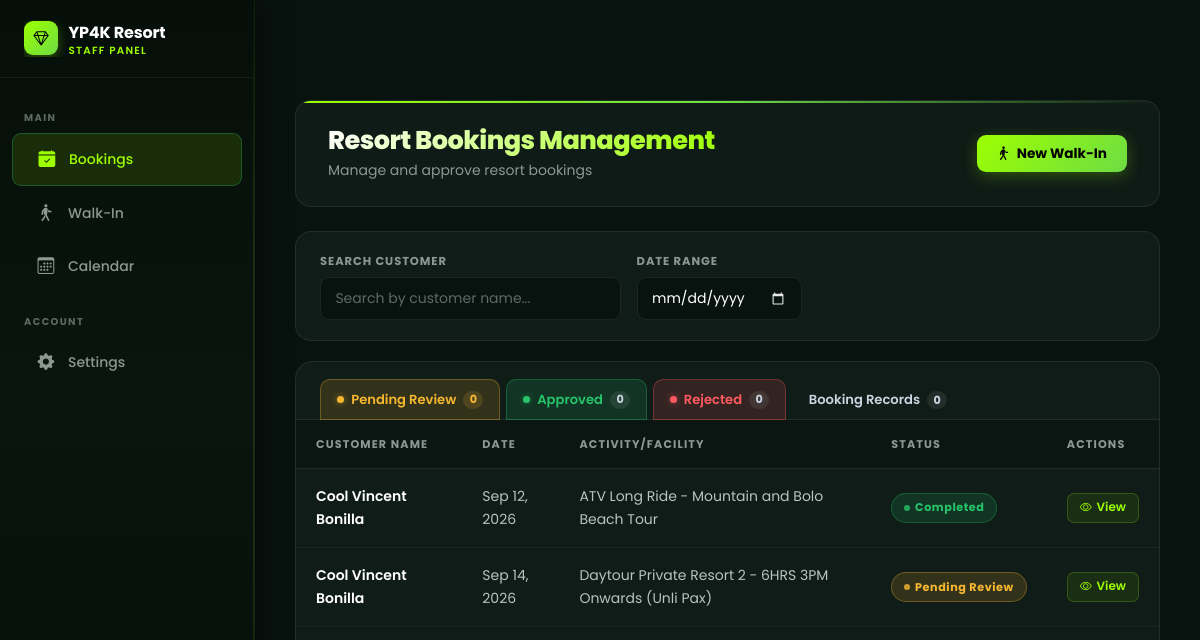
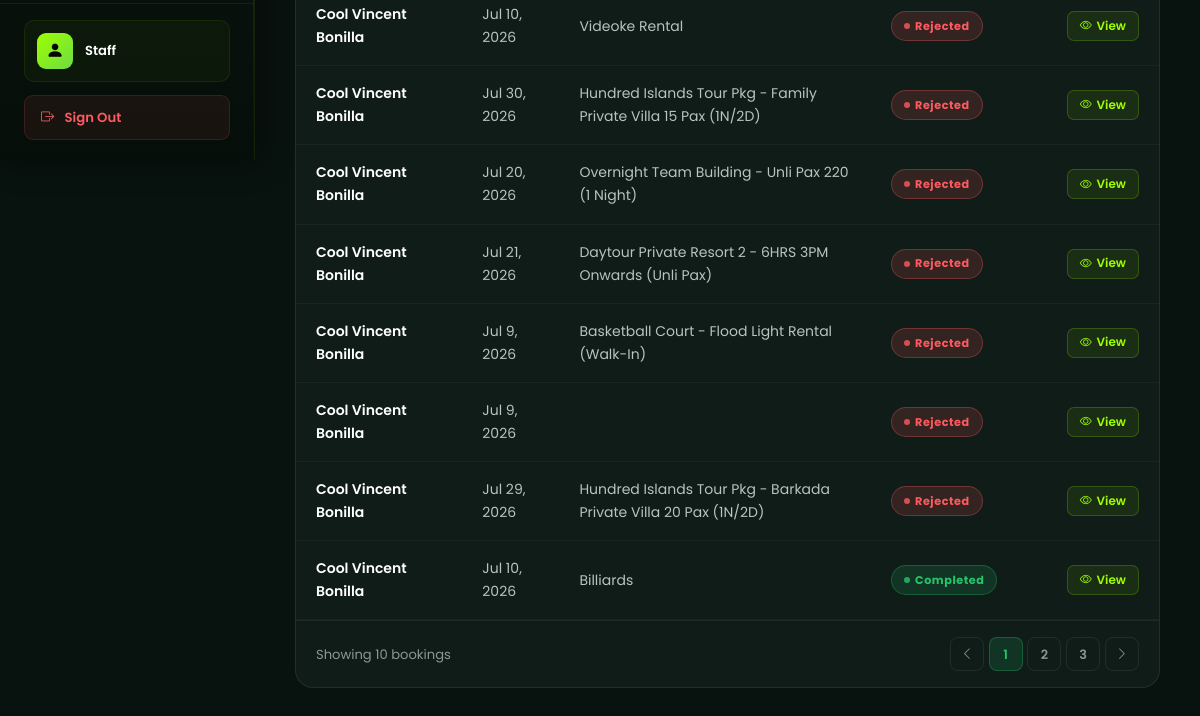
The page /Staff_Dashboard/bookings.php (signed in) on the database as committed earlier (2 pictures, top to bottom).
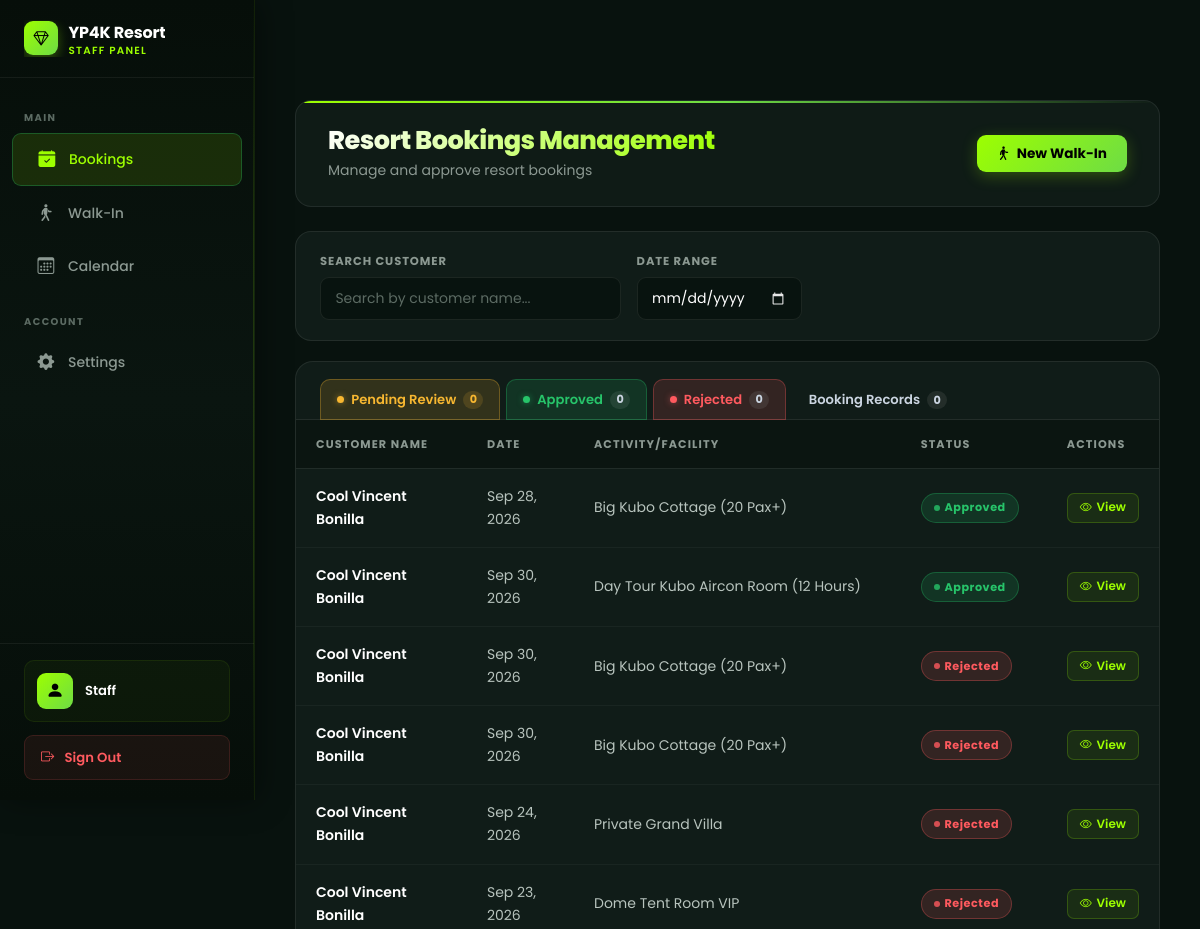
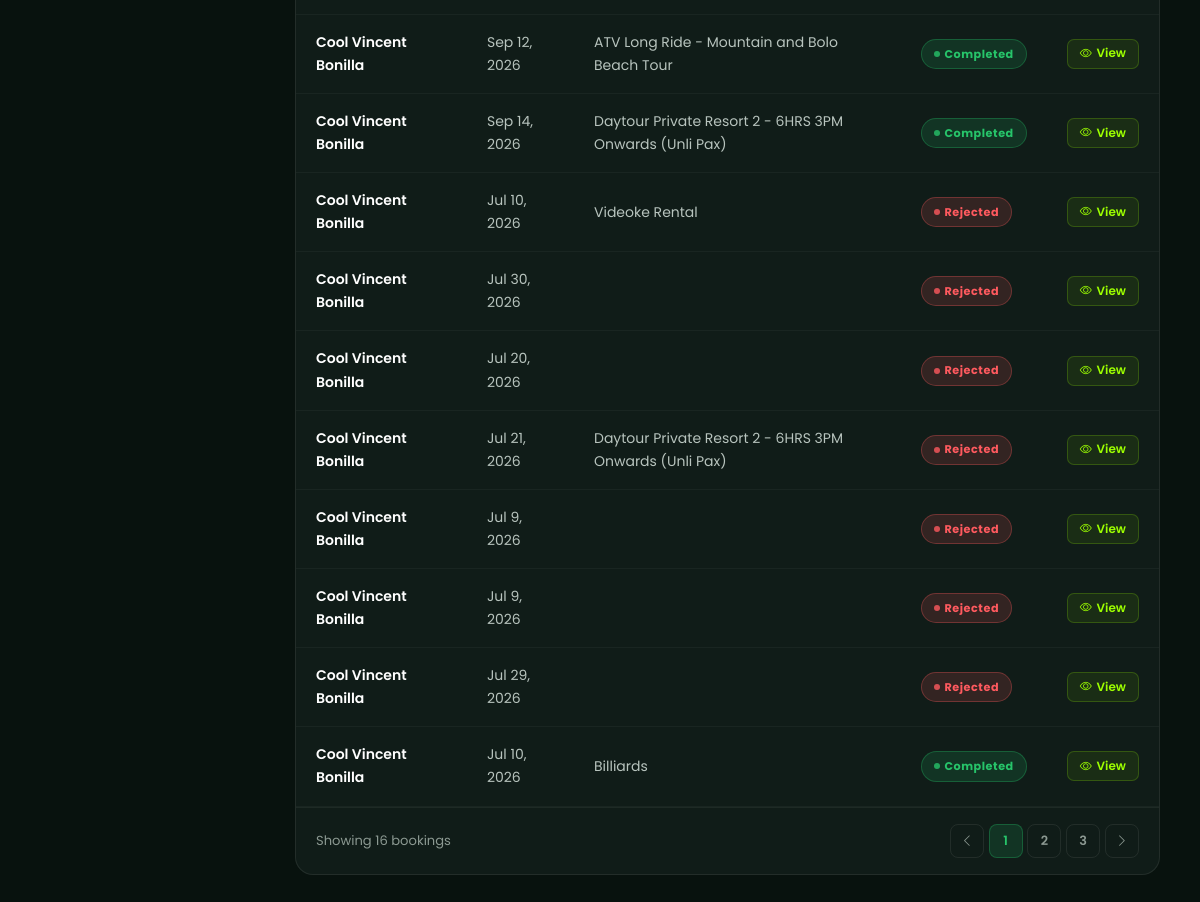
The same page on the database as committed later (2 pictures, top to bottom).
### tables this page shows
CREATE TABLE `bookings` (
  `id` int(11) NOT NULL,
  `booking_reference` varchar(20) NOT NULL,
  `user_id` int(11) DEFAULT NULL,
  `booking_type` enum('activity','accommodation','bundle') NOT NULL,
  `activity_id` int(11) DEFAULT NULL,
  `accommodation_id` int(11) DEFAULT NULL,
  `bundle_id` int(11) DEFAULT NULL,
  `status_id` int(11) NOT NULL DEFAULT 1,
  `full_name` varchar(255) NOT NULL,
  `email` varchar(255) NOT NULL,
  `phone_number` varchar(20) NOT NULL,
  `check_in_date` date NOT NULL,
  `check_in_time` time DEFAULT NULL,
  `check_out_date` date DEFAULT NULL,
  `check_out_time` time DEFAULT NULL,
  `number_of_days` int(11) DEFAULT NULL,
  `number_of_guests` int(11) NOT NULL DEFAULT 1,
  `special_requests` text DEFAULT NULL,
  `total_amount` decimal(10,2) NOT NULL,
  `payment_status` enum('pending','paid','refunded') DEFAULT 'pending',
  `payment_method` varchar(50) DEFAULT 'gcash',
  `booking_source` enum('online','walk_in') NOT NULL DEFAULT 'online',
  `guest_name` varchar(255) DEFAULT NULL,
  `guest_contact` varchar(30) DEFAULT NULL,
  `created_at` timestamp NOT NULL DEFAULT current_timestamp(),
  `updated_at` timestamp NOT NULL DEFAULT current_timestamp() ON UPDATE current_timestamp(),
  `payment_proof` varchar(500) DEFAULT NULL,
  `expires_at` datetime DEFAULT NULL
);

CREATE TABLE `booking_status` (
  `id` int(11) NOT NULL,
  `name` varchar(50) NOT NULL,
  `description` text DEFAULT NULL,
  `color` varchar(20) DEFAULT NULL,
  `is_active` tinyint(1) DEFAULT 1,
  `created_at` timestamp NOT NULL DEFAULT current_timestamp()
);

### Staff_Dashboard/bookings.php (the view, shortened to what the changed rows need)
<?php
global $conn;
$conn->query("
    UPDATE bookings b
    INNER JOIN booking_status bs_approved ON b.status_id = bs_approved.id AND bs_approved.name = 'approved'
    INNER JOIN booking_status bs_completed ON bs_completed.name = 'completed'
    SET b.status_id = bs_completed.id,
        b.updated_at = NOW()
    WHERE b.check_in_date < CURDATE()
");
$query = "
    SELECT
        b.id,
        b.booking_reference,
        b.booking_type,
        b.activity_id,
        b.accommodation_id,
        b.bundle_id,
        b.user_id,
        b.full_name,
        b.email,
        b.phone_number,
        b.check_in_date,
        b.check_in_time,
        b.check_out_date,
        b.check_out_time,
        b.number_of_days,
        b.number_of_guests,
        b.special_requests,
        b.total_amount,
        b.payment_status,
        b.payment_method,
        b.created_at,
        bs.name as status_name,
        bs.description as status_description,
        bs.color as status_color,
        CONCAT(u.first_name, ' ', COALESCE(u.middle_name, ''), ' ', u.last_name) as user_name,
        u.email as user_email,
        u.phone_number as user_phone,
        CASE
            WHEN b.booking_type = 'activity' THEN a.name
            WHEN b.booking_type = 'accommodation' THEN acc.name
            WHEN b.booking_type = 'bundle' THEN bun.name
            ELSE acc.name
        END as item_name,
        CASE
            WHEN b.booking_type = 'activity' THEN 'bi-activity'
            ELSE NULL
        END as item_icon,
        pr.file_path as receipt_path
    FROM bookings b
    LEFT JOIN booking_status bs ON b.status_id = bs.id
    LEFT JOIN users u ON b.user_id = u.id
    LEFT JOIN activities a ON b.activity_id = a.id
    LEFT JOIN accommodations acc ON b.accommodation_id = acc.id
    LEFT JOIN bundles bun ON b.bundle_id = bun.id
    LEFT JOIN payment_receipts pr ON b.id = pr.booking_id
    WHERE 1=1
";
$query .= " ORDER BY b.created_at DESC";
$stmt = $conn->prepare($query);
$stmt->execute();
$result = $stmt->get_result();
$bookings = [];
while ($row = $result->fetch_assoc()) {
    $bookings[] = $row;
}
?>
<!DOCTYPE html>
<html lang="en">
<head>
    <link href="../assets/css/bootstrap.min.css" rel="stylesheet">
    <link rel="stylesheet" href="../css/resort-theme.css">
    <link rel="stylesheet" href="../css/dashboard-resort.css">
    <link rel="stylesheet" href="https://cdn.jsdelivr.net/npm/bootstrap-icons@1.11.0/font/bootstrap-icons.css">
    <link rel="stylesheet" href="components/sidebar.css">
    <link rel="stylesheet" href="components/navbar.css">
    <link rel="stylesheet" href="../css/admin-theme.css">
</head>
<body>
    <div id="mainContent" class="main-content">
        <div class="page-header">
            <div>
                <h1 class="page-title">Resort Bookings Management</h1>
            </div>
        </div>
        <div class="bookings-card">
            <table class="table-modern">
                <thead>
                    <tr>
                        <th>Customer Name</th>
                        <th>Date</th>
                        <th>Activity/Facility</th>
                        <th>Status</th>
                        <th>Actions</th>
                    </tr>
                </thead>
                <tbody id="bookingsTableBody">
                    <?php if (count($bookings) > 0): ?>
                        <?php foreach ($bookings as $booking): ?>
                            <tr data-booking-id="<?php echo $booking['id']; ?>" data-status="<?php echo htmlspecialchars($booking['status_name']); ?>">
                                <td class="customer-name"><?php echo htmlspecialchars($booking['full_name']); ?></td>
                                <td><?php echo date('M j, Y', strtotime($booking['check_in_date'])); ?></td>
                                <td><?php echo htmlspecialchars($booking['item_name']); ?></td>
                                <td><span class="status-badge status-<?php echo $booking['status_name']; ?>"><?php echo ucfirst(str_replace('_', ' ', $booking['status_name'])); ?></span></td>
                                <td>
                                    <div class="action-buttons">
                                                                                <button class="btn-action btn-view" onclick="viewBooking(<?php echo $booking['id']; ?>)">
                                            <i class="bi bi-eye"></i>
                                            View
                                        </button>                                    </div>
                                </td>
                            </tr>
                        <?php endforeach; ?>
                    <?php endif; ?>
                </tbody>
            </table>
            <div class="pagination-section">
                <div class="pagination-info">
                    Showing <?php echo count($bookings); ?> bookings
                </div>
                <div class="pagination-controls">
                    <button class="page-btn">
                    </button>
                    <button class="page-btn active">1</button>
                    <button class="page-btn">2</button>
                    <button class="page-btn">3</button>
                    <button class="page-btn">
                    </button>
                </div>
            </div>
        </div>
    </div>
</body>
</html>

Rows that differ between the two databases and show on the page:
added bookings: full_name "Cool Vincent Bonilla", check_in_date "Sep 28, 2026", item_name "Big Kubo Cottage (20 Pax+)", status.name "Approved"
added bookings: full_name "Cool Vincent Bonilla", check_in_date "Sep 30, 2026", item_name "Day Tour Kubo Aircon Room (12 Hours)", status.name "Approved"
added bookings: full_name "Cool Vincent Bonilla", check_in_date "Sep 30, 2026", item_name "Big Kubo Cottage (20 Pax+)", status.name "Rejected"
added bookings: full_name "Cool Vincent Bonilla", check_in_date "Sep 30, 2026", item_name "Big Kubo Cottage (20 Pax+)", status.name "Rejected"
added bookings: full_name "Cool Vincent Bonilla", check_in_date "Sep 24, 2026", item_name "Private Grand Villa", status.name "Rejected"
added bookings: full_name "Cool Vincent Bonilla", check_in_date "Sep 23, 2026", item_name "Dome Tent Room VIP", status.name "Rejected"
changed bookings "Sep 14, 2026": status_id 1 → 4 (drawn); status.name "Pending Review" → "Completed"
changed bookings "Jul 30, 2026": item_name "Hundred Islands Tour Pkg - Family Private Villa 15 Pax (1N/2D)" → (not shown)
changed bookings "Jul 20, 2026": item_name "Overnight Team Building - Unli Pax 220 (1 Night)" → (not shown)
changed bookings (number 13 of 16 on the later page): item_name "Basketball Court - Flood Light Rental (Walk-In)" → (not shown)
changed bookings "Jul 29, 2026": item_name "Hundred Islands Tour Pkg - Barkada Private Villa 20 Pax (1N/2D)" → (not shown)
Other text that changed with them:
count($bookings): "10" → "16"
